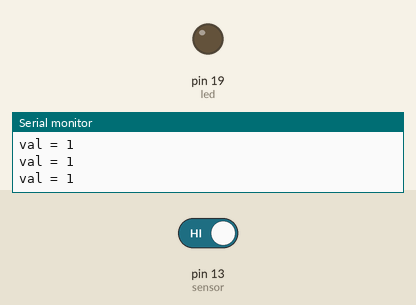
This sketch was run on a simulated Arduino Uno, built with avr-gcc and run on an emulated ATmega328P. On the bench: output pins drawn as LEDs (lit = HIGH), the last lines printed to the serial monitor. Inputs (shaded band) come from the test bench; at power-on: pin 13 (sensor) HIGH.

Above: at 1.2 s.
1.3 s: pin 13 (sensor) driven LOW
At 2.0 s:
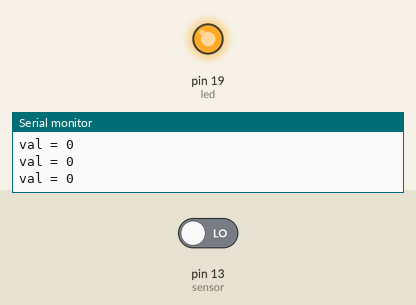
2.8 s: pin 13 (sensor) driven HIGH
At 3.3 s:
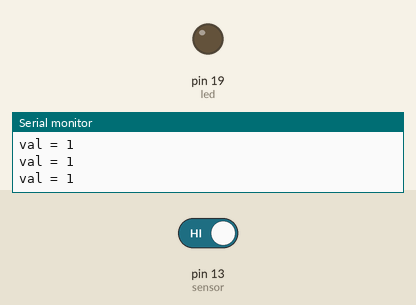
Timing chart, 0 to 5.8 s (numbered marks = the images above; inputs shaded):
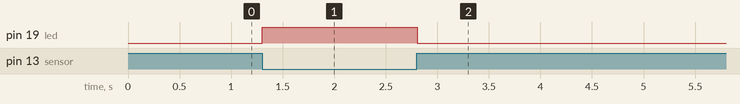

The sketch:

ObjDetected.ino
```cpp
int led = 19;
int sensor = 13;
int val = 0;
void setup() {
  pinMode(led, OUTPUT);
  pinMode(sensor, INPUT);
  Serial.begin(9600);
}

void loop() {
  val = digitalRead(sensor);
  Serial.print("val = ");
  Serial.println(val);
  if (val == 0) {
    digitalWrite(led, HIGH);
  }
  else {
    digitalWrite(led, LOW);
  }
  delay(100);
}

/* LED ติดเมื่อตรวจพบกระดาษสีขาวในระยะ 15 cm ดับเมื่อตรวจไม่พบหรือวัตถุอยู่ไกลกว่า 15 cm และเมื่อทดลองกับวัตถุชนิดต่างๆ 5 ชนิดได้แก่
 1.เคสไอแพดสีชมพูอ่อนไฟติดในระยะ 12 cm,
 2.เคสไอแพดสีดำติดในระยะ 4 cm
 3.บัตรสีเหลืองไฟติดในระยะ 13 cm
 4.หมวกสีแดงไฟติดในระยะ 11 cm
 5.หนังสือสีส้มไฟติดในระยะ 12 cm */
```

Measured:
- after the input at 1.3 s, pin 19 (led): LOW → HIGH at once
- after the input at 2.8 s, pin 19 (led): HIGH → LOW at once
